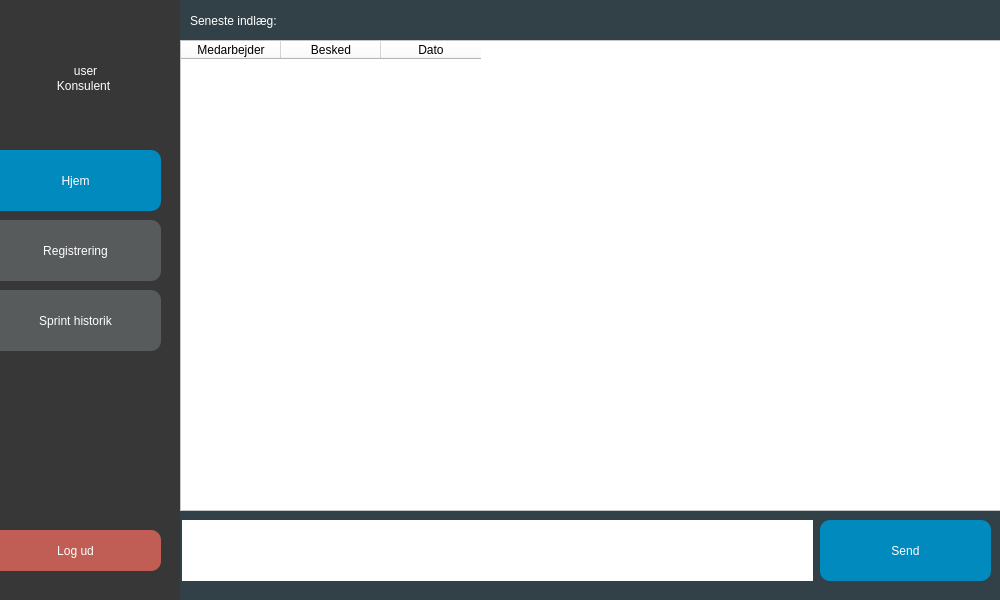
<?xml version="1.0" encoding="UTF-8"?>
<ui version="4.0">
 <class>MainWindow</class>
 <widget class="QMainWindow" name="MainWindow">
  <property name="geometry">
   <rect>
    <x>0</x>
    <y>0</y>
    <width>1000</width>
    <height>600</height>
   </rect>
  </property>
  <property name="windowTitle">
   <string>MainWindow</string>
  </property>
  <property name="styleSheet">
   <string notr="true">background-color: rgb(255, 255, 255);</string>
  </property>
  <widget class="QWidget" name="centralwidget">
   <widget class="QLabel" name="navn_2">
    <property name="geometry">
     <rect>
      <x>190</x>
      <y>0</y>
      <width>231</width>
      <height>41</height>
     </rect>
    </property>
    <property name="styleSheet">
     <string notr="true">font: 18pt &quot;.AppleSystemUIFont&quot;;
color: rgb(255, 255, 255);
background-color: rgba(255, 255, 255, 0);</string>
    </property>
    <property name="text">
     <string>Seneste indlæg: </string>
    </property>
   </widget>
   <widget class="QTableWidget" name="tabelwidget">
    <property name="geometry">
     <rect>
      <x>180</x>
      <y>40</y>
      <width>831</width>
      <height>471</height>
     </rect>
    </property>
    <property name="styleSheet">
     <string notr="true">background-color: rgb(255, 255, 255);
color: rgb(0, 0, 0);</string>
    </property>
    <property name="showGrid">
     <bool>true</bool>
    </property>
    <property name="gridStyle">
     <enum>Qt::SolidLine</enum>
    </property>
    <attribute name="horizontalHeaderVisible">
     <bool>true</bool>
    </attribute>
    <attribute name="horizontalHeaderHighlightSections">
     <bool>true</bool>
    </attribute>
    <attribute name="verticalHeaderVisible">
     <bool>false</bool>
    </attribute>
    <attribute name="verticalHeaderDefaultSectionSize">
     <number>140</number>
    </attribute>
    <column>
     <property name="text">
      <string>Medarbejder</string>
     </property>
    </column>
    <column>
     <property name="text">
      <string>Besked</string>
     </property>
    </column>
    <column>
     <property name="text">
      <string>Dato</string>
     </property>
    </column>
   </widget>
   <widget class="QPushButton" name="historik_knap">
    <property name="geometry">
     <rect>
      <x>-10</x>
      <y>290</y>
      <width>171</width>
      <height>61</height>
     </rect>
    </property>
    <property name="styleSheet">
     <string notr="true">QPushButton {
	color: rgb(255, 255, 255);
	background-color: rgb(88, 91, 91);
	font: 16pt &quot;.AppleSystemUIFont&quot;;
	border-radius: 10px;
}

QPushButton:Hover {

	background-color: rgb(109, 109, 109);


}
</string>
    </property>
    <property name="text">
     <string>Sprint historik</string>
    </property>
   </widget>
   <widget class="QPushButton" name="ny_registrering_knap">
    <property name="geometry">
     <rect>
      <x>-10</x>
      <y>220</y>
      <width>171</width>
      <height>61</height>
     </rect>
    </property>
    <property name="styleSheet">
     <string notr="true">QPushButton {
	color: rgb(255, 255, 255);
	background-color: rgb(88, 91, 91);
	font: 16pt &quot;.AppleSystemUIFont&quot;;
	border-radius: 10px;
}

QPushButton:Hover {

	background-color: rgb(109, 109, 109);


}
</string>
    </property>
    <property name="text">
     <string>Registrering</string>
    </property>
   </widget>
   <widget class="QPushButton" name="hjem_knap">
    <property name="geometry">
     <rect>
      <x>-10</x>
      <y>150</y>
      <width>171</width>
      <height>61</height>
     </rect>
    </property>
    <property name="styleSheet">
     <string notr="true">background-color: rgb(0, 138, 190);
color: rgb(255, 255, 255);
font: 16pt &quot;.AppleSystemUIFont&quot;;
border-radius: 10px;

</string>
    </property>
    <property name="text">
     <string>Hjem</string>
    </property>
   </widget>
   <widget class="QPushButton" name="logud_knap">
    <property name="geometry">
     <rect>
      <x>-10</x>
      <y>530</y>
      <width>171</width>
      <height>41</height>
     </rect>
    </property>
    <property name="styleSheet">
     <string notr="true">

QPushButton {
	color: rgb(255, 255, 255);
	
	background-color: rgb(192, 94, 85);
	font: 16pt &quot;.AppleSystemUIFont&quot;;
	border-radius: 10px;
}

QPushButton:Hover {


	background-color: rgb(220, 109, 99);



}
</string>
    </property>
    <property name="text">
     <string>Log ud</string>
    </property>
   </widget>
   <widget class="QLineEdit" name="besked_input">
    <property name="geometry">
     <rect>
      <x>182</x>
      <y>520</y>
      <width>631</width>
      <height>61</height>
     </rect>
    </property>
    <property name="styleSheet">
     <string notr="true">background-color: rgb(255, 255, 255);</string>
    </property>
    <property name="frame">
     <bool>false</bool>
    </property>
    <property name="echoMode">
     <enum>QLineEdit::Normal</enum>
    </property>
    <property name="clearButtonEnabled">
     <bool>true</bool>
    </property>
   </widget>
   <widget class="QPushButton" name="send_knap">
    <property name="geometry">
     <rect>
      <x>820</x>
      <y>520</y>
      <width>171</width>
      <height>61</height>
     </rect>
    </property>
    <property name="styleSheet">
     <string notr="true">QPushButton {
	color: rgb(255, 255, 255);
	background-color: rgb(0, 138, 190);
	font: 16pt &quot;.AppleSystemUIFont&quot;;
	border-radius: 10px;
}

QPushButton:Hover {

	
	background-color: rgb(8, 166, 233);


}
</string>
    </property>
    <property name="text">
     <string>Send</string>
    </property>
   </widget>
   <widget class="QLabel" name="error">
    <property name="geometry">
     <rect>
      <x>10</x>
      <y>370</y>
      <width>141</width>
      <height>16</height>
     </rect>
    </property>
    <property name="styleSheet">
     <string notr="true">color: rgb(219, 0, 40);
background-color: rgba(255, 255, 255, 0);</string>
    </property>
    <property name="text">
     <string/>
    </property>
    <property name="alignment">
     <set>Qt::AlignCenter</set>
    </property>
   </widget>
   <widget class="QLabel" name="error2">
    <property name="geometry">
     <rect>
      <x>10</x>
      <y>390</y>
      <width>141</width>
      <height>16</height>
     </rect>
    </property>
    <property name="styleSheet">
     <string notr="true">color: rgb(219, 0, 40);
background-color: rgba(255, 255, 255, 0);</string>
    </property>
    <property name="text">
     <string/>
    </property>
    <property name="alignment">
     <set>Qt::AlignCenter</set>
    </property>
   </widget>
   <widget class="QLabel" name="error3">
    <property name="geometry">
     <rect>
      <x>10</x>
      <y>410</y>
      <width>141</width>
      <height>16</height>
     </rect>
    </property>
    <property name="styleSheet">
     <string notr="true">color: rgb(219, 0, 40);
background-color: rgba(255, 255, 255, 0);</string>
    </property>
    <property name="text">
     <string/>
    </property>
    <property name="alignment">
     <set>Qt::AlignCenter</set>
    </property>
   </widget>
   <widget class="QLabel" name="navn">
    <property name="geometry">
     <rect>
      <x>10</x>
      <y>50</y>
      <width>151</width>
      <height>41</height>
     </rect>
    </property>
    <property name="styleSheet">
     <string notr="true">font: 16pt &quot;.AppleSystemUIFont&quot;;
color: white;

background-color: rgba(255, 255, 255, 0);</string>
    </property>
    <property name="text">
     <string>user</string>
    </property>
    <property name="scaledContents">
     <bool>false</bool>
    </property>
    <property name="alignment">
     <set>Qt::AlignCenter</set>
    </property>
    <property name="wordWrap">
     <bool>false</bool>
    </property>
   </widget>
   <widget class="QLabel" name="Frame_2">
    <property name="geometry">
     <rect>
      <x>-10</x>
      <y>-10</y>
      <width>1061</width>
      <height>631</height>
     </rect>
    </property>
    <property name="styleSheet">
     <string notr="true">font: 16pt &quot;.AppleSystemUIFont&quot;;
color: rgb(0, 138, 190);

background-color: rgb(0, 0, 0,200);
border-radius: 15px;</string>
    </property>
    <property name="text">
     <string/>
    </property>
    <property name="scaledContents">
     <bool>false</bool>
    </property>
    <property name="alignment">
     <set>Qt::AlignCenter</set>
    </property>
    <property name="wordWrap">
     <bool>false</bool>
    </property>
   </widget>
   <widget class="QLabel" name="label_3">
    <property name="geometry">
     <rect>
      <x>43</x>
      <y>70</y>
      <width>81</width>
      <height>31</height>
     </rect>
    </property>
    <property name="styleSheet">
     <string notr="true">font: 10pt &quot;.AppleSystemUIFont&quot;;
color: rgb(255, 255, 255);
background-color: rgba(255, 255, 255, 0);</string>
    </property>
    <property name="text">
     <string>Konsulent</string>
    </property>
    <property name="alignment">
     <set>Qt::AlignCenter</set>
    </property>
   </widget>
   <widget class="QLabel" name="Frame_4">
    <property name="geometry">
     <rect>
      <x>180</x>
      <y>0</y>
      <width>831</width>
      <height>951</height>
     </rect>
    </property>
    <property name="styleSheet">
     <string notr="true">background-color: rgb(8, 137, 190,30);</string>
    </property>
    <property name="text">
     <string/>
    </property>
    <property name="scaledContents">
     <bool>false</bool>
    </property>
    <property name="alignment">
     <set>Qt::AlignCenter</set>
    </property>
    <property name="wordWrap">
     <bool>false</bool>
    </property>
   </widget>
   <zorder>Frame_2</zorder>
   <zorder>Frame_4</zorder>
   <zorder>navn_2</zorder>
   <zorder>tabelwidget</zorder>
   <zorder>historik_knap</zorder>
   <zorder>ny_registrering_knap</zorder>
   <zorder>hjem_knap</zorder>
   <zorder>logud_knap</zorder>
   <zorder>besked_input</zorder>
   <zorder>send_knap</zorder>
   <zorder>error</zorder>
   <zorder>error2</zorder>
   <zorder>error3</zorder>
   <zorder>navn</zorder>
   <zorder>label_3</zorder>
  </widget>
 </widget>
 <resources/>
 <connections/>
</ui>
